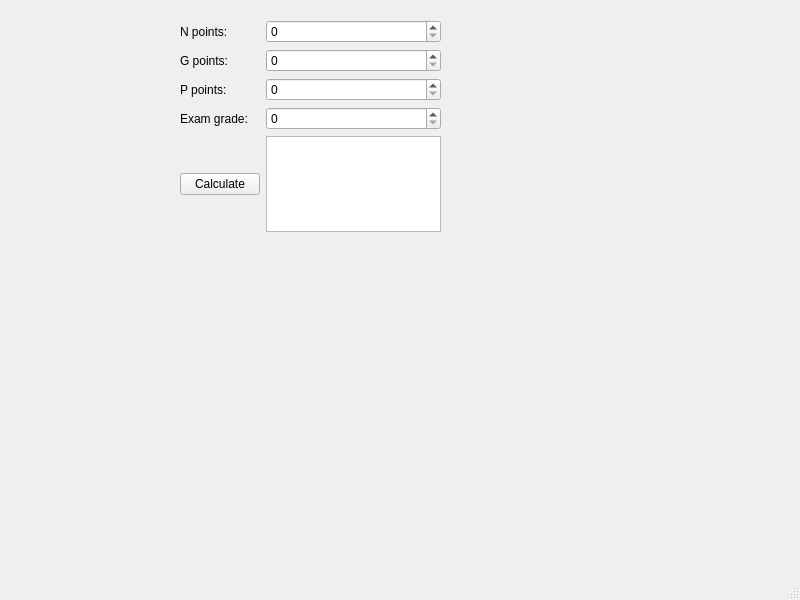
<?xml version="1.0" encoding="UTF-8"?>
<ui version="4.0">
 <class>MainWindow</class>
 <widget class="QMainWindow" name="MainWindow">
  <property name="geometry">
   <rect>
    <x>0</x>
    <y>0</y>
    <width>800</width>
    <height>600</height>
   </rect>
  </property>
  <property name="windowTitle">
   <string>MainWindow</string>
  </property>
  <widget class="QWidget" name="centralwidget">
   <widget class="QWidget" name="gridLayoutWidget">
    <property name="geometry">
     <rect>
      <x>180</x>
      <y>20</y>
      <width>261</width>
      <height>212</height>
     </rect>
    </property>
    <layout class="QGridLayout" name="gridLayout">
     <item row="2" column="0">
      <widget class="QLabel" name="labelP">
       <property name="text">
        <string>P points:</string>
       </property>
      </widget>
     </item>
     <item row="3" column="0">
      <widget class="QLabel" name="labelE">
       <property name="text">
        <string>Exam grade:</string>
       </property>
      </widget>
     </item>
     <item row="1" column="1">
      <widget class="QSpinBox" name="spinBoxG">
       <property name="maximum">
        <number>120</number>
       </property>
      </widget>
     </item>
     <item row="0" column="1">
      <widget class="QSpinBox" name="spinBoxN">
       <property name="maximum">
        <number>800</number>
       </property>
      </widget>
     </item>
     <item row="2" column="1">
      <widget class="QSpinBox" name="spinBoxP">
       <property name="maximum">
        <number>250</number>
       </property>
      </widget>
     </item>
     <item row="0" column="0">
      <widget class="QLabel" name="labelN">
       <property name="text">
        <string>N points:</string>
       </property>
      </widget>
     </item>
     <item row="1" column="0">
      <widget class="QLabel" name="labelG">
       <property name="text">
        <string>G points:</string>
       </property>
      </widget>
     </item>
     <item row="3" column="1">
      <widget class="QSpinBox" name="spinBoxE">
       <property name="maximum">
        <number>5</number>
       </property>
      </widget>
     </item>
     <item row="4" column="0">
      <widget class="QPushButton" name="calculatePushButton">
       <property name="text">
        <string>Calculate</string>
       </property>
      </widget>
     </item>
     <item row="4" column="1">
      <widget class="QTextBrowser" name="textBrowser"/>
     </item>
    </layout>
   </widget>
  </widget>
  <widget class="QMenuBar" name="menubar">
   <property name="geometry">
    <rect>
     <x>0</x>
     <y>0</y>
     <width>800</width>
     <height>25</height>
    </rect>
   </property>
  </widget>
  <widget class="QStatusBar" name="statusbar"/>
 </widget>
 <resources/>
 <connections/>
</ui>
